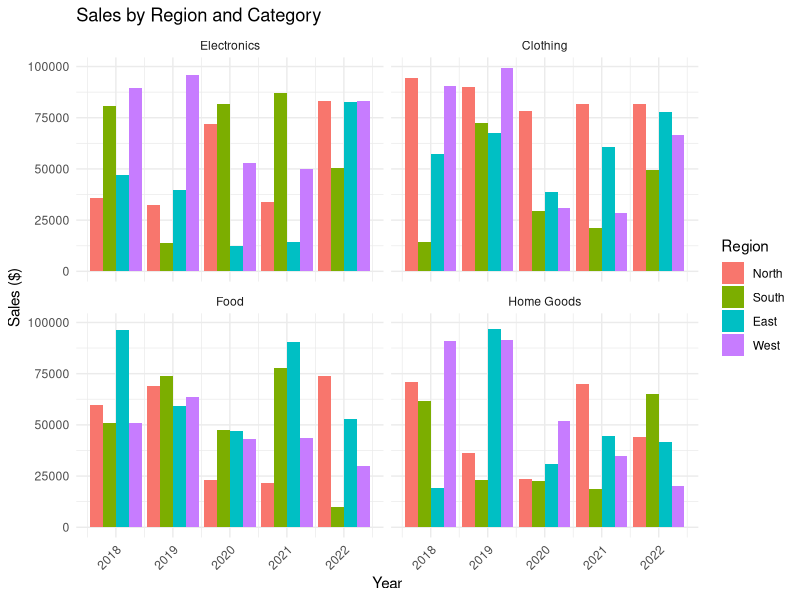

Here is the R script that generated this plot:
## ---- chunk 1
knitr::opts_chunk$set(echo = TRUE, warning = FALSE, message = FALSE)
library(ggplot2)
library(dplyr)
## ---- chunk 2
# Sample data creation
set.seed(123)
regions <- c("North", "South", "East", "West")
categories <- c("Electronics", "Clothing", "Food", "Home Goods")

sales_data <- expand.grid(
  Region = regions,
  Category = categories,
  Year = 2018:2022
)

sales_data$Sales <- runif(nrow(sales_data), 10000, 100000)

# Create a bar chart
ggplot(sales_data, aes(x = Year, y = Sales, fill = Region)) +
  geom_bar(stat = "identity", position = "dodge") +
  facet_wrap(~ Category) +
  theme_minimal() +
  labs(
    title = "Sales by Region and Category",
    x = "Year",
    y = "Sales ($)",
    fill = "Region"
  ) +
  theme(axis.text.x = element_text(angle = 45, hjust = 1))
